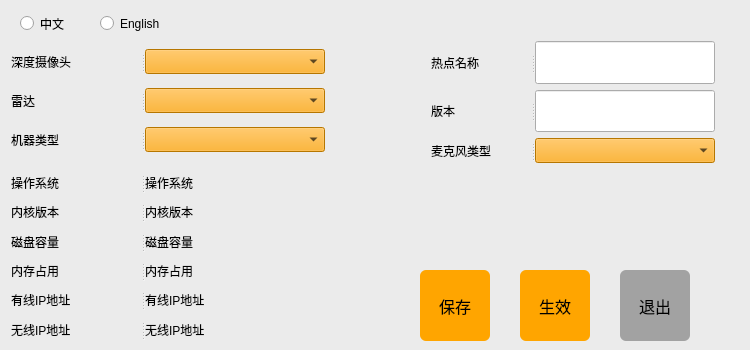
<?xml version="1.0" encoding="UTF-8"?>
<ui version="4.0">
 <class>Form</class>
 <widget class="QWidget" name="Form">
  <property name="geometry">
   <rect>
    <x>0</x>
    <y>0</y>
    <width>750</width>
    <height>350</height>
   </rect>
  </property>
  <property name="minimumSize">
   <size>
    <width>750</width>
    <height>350</height>
   </size>
  </property>
  <property name="maximumSize">
   <size>
    <width>750</width>
    <height>350</height>
   </size>
  </property>
  <property name="sizeIncrement">
   <size>
    <width>800</width>
    <height>650</height>
   </size>
  </property>
  <property name="windowTitle">
   <string>setup tool 1.0</string>
  </property>
  <widget class="QWidget" name="widget" native="true">
   <property name="geometry">
    <rect>
     <x>0</x>
     <y>0</y>
     <width>750</width>
     <height>700</height>
    </rect>
   </property>
   <property name="minimumSize">
    <size>
     <width>750</width>
     <height>700</height>
    </size>
   </property>
   <property name="maximumSize">
    <size>
     <width>750</width>
     <height>700</height>
    </size>
   </property>
   <property name="styleSheet">
    <string notr="true">QWidget#widget {
background-color: #EBEBEB;
}
</string>
   </property>
   <widget class="QPushButton" name="pushButton_apply">
    <property name="geometry">
     <rect>
      <x>520</x>
      <y>270</y>
      <width>70</width>
      <height>71</height>
     </rect>
    </property>
    <property name="font">
     <font>
      <pointsize>12</pointsize>
     </font>
    </property>
    <property name="styleSheet">
     <string notr="true">QPushButton{
background-color: #FFA500;
color:rgb(0, 0, 0)
}
QPushButton{border-radius:6px;}
QPushButton:pressed{
border:2px solid rgb(126, 188, 89);}</string>
    </property>
    <property name="text">
     <string>生效</string>
    </property>
   </widget>
   <widget class="QRadioButton" name="radioButton_zn">
    <property name="geometry">
     <rect>
      <x>20</x>
      <y>10</y>
      <width>61</width>
      <height>27</height>
     </rect>
    </property>
    <property name="text">
     <string>中文</string>
    </property>
   </widget>
   <widget class="QRadioButton" name="radioButton_en">
    <property name="geometry">
     <rect>
      <x>100</x>
      <y>10</y>
      <width>81</width>
      <height>27</height>
     </rect>
    </property>
    <property name="text">
     <string>English</string>
    </property>
   </widget>
   <widget class="QPushButton" name="pushButton_exit">
    <property name="geometry">
     <rect>
      <x>620</x>
      <y>270</y>
      <width>70</width>
      <height>71</height>
     </rect>
    </property>
    <property name="font">
     <font>
      <pointsize>12</pointsize>
     </font>
    </property>
    <property name="styleSheet">
     <string notr="true">QPushButton{
background-color: #A2A2A2;
color:rgb(0, 0, 0)
}
QPushButton{border-radius:6px;}
QPushButton:pressed{
border:2px solid rgb(126, 188, 89);}</string>
    </property>
    <property name="text">
     <string>退出</string>
    </property>
   </widget>
   <widget class="QWidget" name="layoutWidget">
    <property name="geometry">
     <rect>
      <x>11</x>
      <y>171</y>
      <width>508</width>
      <height>170</height>
     </rect>
    </property>
    <layout class="QVBoxLayout" name="verticalLayout_4">
     <item>
      <widget class="QSplitter" name="splitter_16">
       <property name="orientation">
        <enum>Qt::Horizontal</enum>
       </property>
       <widget class="QLabel" name="label_platform1">
        <property name="minimumSize">
         <size>
          <width>130</width>
          <height>0</height>
         </size>
        </property>
        <property name="maximumSize">
         <size>
          <width>130</width>
          <height>16777215</height>
         </size>
        </property>
        <property name="text">
         <string>操作系统</string>
        </property>
        <property name="alignment">
         <set>Qt::AlignLeading|Qt::AlignLeft|Qt::AlignVCenter</set>
        </property>
       </widget>
       <widget class="QLabel" name="label_platform">
        <property name="minimumSize">
         <size>
          <width>370</width>
          <height>0</height>
         </size>
        </property>
        <property name="maximumSize">
         <size>
          <width>370</width>
          <height>16777215</height>
         </size>
        </property>
        <property name="text">
         <string>操作系统</string>
        </property>
        <property name="alignment">
         <set>Qt::AlignLeading|Qt::AlignLeft|Qt::AlignVCenter</set>
        </property>
       </widget>
      </widget>
     </item>
     <item>
      <widget class="QSplitter" name="splitter_17">
       <property name="orientation">
        <enum>Qt::Horizontal</enum>
       </property>
       <widget class="QLabel" name="label_kernel1">
        <property name="minimumSize">
         <size>
          <width>130</width>
          <height>0</height>
         </size>
        </property>
        <property name="maximumSize">
         <size>
          <width>130</width>
          <height>16777215</height>
         </size>
        </property>
        <property name="text">
         <string>内核版本</string>
        </property>
        <property name="alignment">
         <set>Qt::AlignLeading|Qt::AlignLeft|Qt::AlignVCenter</set>
        </property>
       </widget>
       <widget class="QLabel" name="label_kernel">
        <property name="minimumSize">
         <size>
          <width>200</width>
          <height>0</height>
         </size>
        </property>
        <property name="maximumSize">
         <size>
          <width>16777215</width>
          <height>16777215</height>
         </size>
        </property>
        <property name="text">
         <string>内核版本</string>
        </property>
        <property name="alignment">
         <set>Qt::AlignLeading|Qt::AlignLeft|Qt::AlignVCenter</set>
        </property>
       </widget>
      </widget>
     </item>
     <item>
      <widget class="QSplitter" name="splitter_18">
       <property name="orientation">
        <enum>Qt::Horizontal</enum>
       </property>
       <widget class="QLabel" name="label_disk1">
        <property name="minimumSize">
         <size>
          <width>130</width>
          <height>0</height>
         </size>
        </property>
        <property name="maximumSize">
         <size>
          <width>130</width>
          <height>16777215</height>
         </size>
        </property>
        <property name="text">
         <string>磁盘容量</string>
        </property>
        <property name="alignment">
         <set>Qt::AlignLeading|Qt::AlignLeft|Qt::AlignVCenter</set>
        </property>
       </widget>
       <widget class="QLabel" name="label_disk">
        <property name="minimumSize">
         <size>
          <width>200</width>
          <height>0</height>
         </size>
        </property>
        <property name="maximumSize">
         <size>
          <width>16777215</width>
          <height>16777215</height>
         </size>
        </property>
        <property name="text">
         <string>磁盘容量</string>
        </property>
        <property name="alignment">
         <set>Qt::AlignLeading|Qt::AlignLeft|Qt::AlignVCenter</set>
        </property>
       </widget>
      </widget>
     </item>
     <item>
      <widget class="QSplitter" name="splitter_19">
       <property name="orientation">
        <enum>Qt::Horizontal</enum>
       </property>
       <widget class="QLabel" name="label_memory1">
        <property name="minimumSize">
         <size>
          <width>130</width>
          <height>0</height>
         </size>
        </property>
        <property name="maximumSize">
         <size>
          <width>130</width>
          <height>16777215</height>
         </size>
        </property>
        <property name="text">
         <string>内存占用</string>
        </property>
        <property name="alignment">
         <set>Qt::AlignLeading|Qt::AlignLeft|Qt::AlignVCenter</set>
        </property>
       </widget>
       <widget class="QLabel" name="label_memory">
        <property name="minimumSize">
         <size>
          <width>200</width>
          <height>0</height>
         </size>
        </property>
        <property name="maximumSize">
         <size>
          <width>16777215</width>
          <height>16777215</height>
         </size>
        </property>
        <property name="text">
         <string>内存占用</string>
        </property>
        <property name="alignment">
         <set>Qt::AlignLeading|Qt::AlignLeft|Qt::AlignVCenter</set>
        </property>
       </widget>
      </widget>
     </item>
     <item>
      <widget class="QSplitter" name="splitter_20">
       <property name="orientation">
        <enum>Qt::Horizontal</enum>
       </property>
       <widget class="QLabel" name="label_eth1">
        <property name="minimumSize">
         <size>
          <width>130</width>
          <height>0</height>
         </size>
        </property>
        <property name="maximumSize">
         <size>
          <width>130</width>
          <height>16777215</height>
         </size>
        </property>
        <property name="text">
         <string>有线IP地址</string>
        </property>
        <property name="alignment">
         <set>Qt::AlignLeading|Qt::AlignLeft|Qt::AlignVCenter</set>
        </property>
       </widget>
       <widget class="QLabel" name="label_eth">
        <property name="minimumSize">
         <size>
          <width>200</width>
          <height>0</height>
         </size>
        </property>
        <property name="maximumSize">
         <size>
          <width>16777215</width>
          <height>16777215</height>
         </size>
        </property>
        <property name="text">
         <string>有线IP地址</string>
        </property>
        <property name="alignment">
         <set>Qt::AlignLeading|Qt::AlignLeft|Qt::AlignVCenter</set>
        </property>
       </widget>
      </widget>
     </item>
     <item>
      <widget class="QSplitter" name="splitter_21">
       <property name="orientation">
        <enum>Qt::Horizontal</enum>
       </property>
       <widget class="QLabel" name="label_wlan1">
        <property name="minimumSize">
         <size>
          <width>130</width>
          <height>0</height>
         </size>
        </property>
        <property name="maximumSize">
         <size>
          <width>130</width>
          <height>16777215</height>
         </size>
        </property>
        <property name="text">
         <string>无线IP地址</string>
        </property>
        <property name="alignment">
         <set>Qt::AlignLeading|Qt::AlignLeft|Qt::AlignVCenter</set>
        </property>
       </widget>
       <widget class="QLabel" name="label_wlan">
        <property name="minimumSize">
         <size>
          <width>200</width>
          <height>0</height>
         </size>
        </property>
        <property name="maximumSize">
         <size>
          <width>16777215</width>
          <height>16777215</height>
         </size>
        </property>
        <property name="text">
         <string>无线IP地址</string>
        </property>
        <property name="alignment">
         <set>Qt::AlignLeading|Qt::AlignLeft|Qt::AlignVCenter</set>
        </property>
       </widget>
      </widget>
     </item>
    </layout>
   </widget>
   <widget class="QWidget" name="layoutWidget">
    <property name="geometry">
     <rect>
      <x>11</x>
      <y>41</y>
      <width>720</width>
      <height>122</height>
     </rect>
    </property>
    <layout class="QHBoxLayout" name="horizontalLayout">
     <item>
      <widget class="QSplitter" name="splitter_14">
       <property name="minimumSize">
        <size>
         <width>300</width>
         <height>0</height>
        </size>
       </property>
       <property name="maximumSize">
        <size>
         <width>16777215</width>
         <height>16777215</height>
        </size>
       </property>
       <property name="sizeIncrement">
        <size>
         <width>250</width>
         <height>0</height>
        </size>
       </property>
       <property name="orientation">
        <enum>Qt::Horizontal</enum>
       </property>
       <widget class="QWidget" name="layoutWidget">
        <layout class="QVBoxLayout" name="verticalLayout">
         <item>
          <widget class="QSplitter" name="splitter">
           <property name="orientation">
            <enum>Qt::Horizontal</enum>
           </property>
           <widget class="QLabel" name="label_depth_camera">
            <property name="minimumSize">
             <size>
              <width>130</width>
              <height>0</height>
             </size>
            </property>
            <property name="maximumSize">
             <size>
              <width>130</width>
              <height>16777215</height>
             </size>
            </property>
            <property name="text">
             <string>深度摄像头</string>
            </property>
            <property name="alignment">
             <set>Qt::AlignLeading|Qt::AlignLeft|Qt::AlignVCenter</set>
            </property>
           </widget>
           <widget class="QComboBox" name="comboBox_depth_camera">
            <property name="minimumSize">
             <size>
              <width>180</width>
              <height>0</height>
             </size>
            </property>
            <property name="maximumSize">
             <size>
              <width>180</width>
              <height>25</height>
             </size>
            </property>
            <property name="styleSheet">
             <string notr="true">background-color: #FFA500;
selection-background-color: #A66C00;
selection-color: rgb(0, 0, 0);</string>
            </property>
            <property name="editable">
             <bool>false</bool>
            </property>
           </widget>
          </widget>
         </item>
         <item>
          <widget class="QSplitter" name="splitter_2">
           <property name="orientation">
            <enum>Qt::Horizontal</enum>
           </property>
           <widget class="QLabel" name="label_lidar">
            <property name="minimumSize">
             <size>
              <width>130</width>
              <height>0</height>
             </size>
            </property>
            <property name="maximumSize">
             <size>
              <width>130</width>
              <height>16777215</height>
             </size>
            </property>
            <property name="text">
             <string>雷达</string>
            </property>
            <property name="alignment">
             <set>Qt::AlignLeading|Qt::AlignLeft|Qt::AlignVCenter</set>
            </property>
           </widget>
           <widget class="QComboBox" name="comboBox_lidar">
            <property name="minimumSize">
             <size>
              <width>180</width>
              <height>0</height>
             </size>
            </property>
            <property name="maximumSize">
             <size>
              <width>180</width>
              <height>25</height>
             </size>
            </property>
            <property name="styleSheet">
             <string notr="true">background-color: #FFA500;
selection-background-color: #A66C00;
selection-color: rgb(0, 0, 0);</string>
            </property>
           </widget>
          </widget>
         </item>
         <item>
          <widget class="QSplitter" name="splitter_7">
           <property name="orientation">
            <enum>Qt::Horizontal</enum>
           </property>
           <widget class="QSplitter" name="splitter_3">
            <property name="orientation">
             <enum>Qt::Horizontal</enum>
            </property>
            <widget class="QLabel" name="label_machine">
             <property name="minimumSize">
              <size>
               <width>130</width>
               <height>0</height>
              </size>
             </property>
             <property name="maximumSize">
              <size>
               <width>130</width>
               <height>16777215</height>
              </size>
             </property>
             <property name="text">
              <string>机器类型</string>
             </property>
             <property name="alignment">
              <set>Qt::AlignLeading|Qt::AlignLeft|Qt::AlignVCenter</set>
             </property>
            </widget>
            <widget class="QComboBox" name="comboBox_machine">
             <property name="minimumSize">
              <size>
               <width>180</width>
               <height>0</height>
              </size>
             </property>
             <property name="maximumSize">
              <size>
               <width>180</width>
               <height>25</height>
              </size>
             </property>
             <property name="styleSheet">
              <string notr="true">background-color: #FFA500;
selection-background-color: #A66C00;
selection-color: rgb(0, 0, 0);</string>
             </property>
            </widget>
           </widget>
          </widget>
         </item>
        </layout>
       </widget>
      </widget>
     </item>
     <item>
      <spacer name="horizontalSpacer">
       <property name="orientation">
        <enum>Qt::Horizontal</enum>
       </property>
       <property name="sizeHint" stdset="0">
        <size>
         <width>100</width>
         <height>20</height>
        </size>
       </property>
      </spacer>
     </item>
     <item>
      <widget class="QSplitter" name="splitter_12">
       <property name="minimumSize">
        <size>
         <width>300</width>
         <height>0</height>
        </size>
       </property>
       <property name="maximumSize">
        <size>
         <width>16777215</width>
         <height>16777215</height>
        </size>
       </property>
       <property name="orientation">
        <enum>Qt::Horizontal</enum>
       </property>
       <widget class="QSplitter" name="splitter_11">
        <property name="minimumSize">
         <size>
          <width>180</width>
          <height>0</height>
         </size>
        </property>
        <property name="maximumSize">
         <size>
          <width>16777215</width>
          <height>16777215</height>
         </size>
        </property>
        <property name="sizeIncrement">
         <size>
          <width>200</width>
          <height>0</height>
         </size>
        </property>
        <property name="orientation">
         <enum>Qt::Horizontal</enum>
        </property>
        <widget class="QWidget" name="layoutWidget">
         <layout class="QVBoxLayout" name="verticalLayout_2">
          <item>
           <widget class="QSplitter" name="splitter_4">
            <property name="orientation">
             <enum>Qt::Horizontal</enum>
            </property>
            <widget class="QLabel" name="label_wifi">
             <property name="minimumSize">
              <size>
               <width>100</width>
               <height>0</height>
              </size>
             </property>
             <property name="maximumSize">
              <size>
               <width>100</width>
               <height>16777215</height>
              </size>
             </property>
             <property name="text">
              <string>热点名称</string>
             </property>
             <property name="alignment">
              <set>Qt::AlignLeading|Qt::AlignLeft|Qt::AlignVCenter</set>
             </property>
            </widget>
            <widget class="QLineEdit" name="lineEdit_wifi">
             <property name="minimumSize">
              <size>
               <width>180</width>
               <height>0</height>
              </size>
             </property>
             <property name="maximumSize">
              <size>
               <width>180</width>
               <height>16777215</height>
              </size>
             </property>
            </widget>
           </widget>
          </item>
          <item>
           <widget class="QSplitter" name="splitter_5">
            <property name="orientation">
             <enum>Qt::Horizontal</enum>
            </property>
            <widget class="QSplitter" name="splitter_9">
             <property name="orientation">
              <enum>Qt::Horizontal</enum>
             </property>
             <widget class="QLabel" name="label_version">
              <property name="minimumSize">
               <size>
                <width>100</width>
                <height>0</height>
               </size>
              </property>
              <property name="maximumSize">
               <size>
                <width>100</width>
                <height>16777215</height>
               </size>
              </property>
              <property name="text">
               <string>版本</string>
              </property>
              <property name="alignment">
               <set>Qt::AlignLeading|Qt::AlignLeft|Qt::AlignVCenter</set>
              </property>
             </widget>
             <widget class="QLineEdit" name="lineEdit_version">
              <property name="minimumSize">
               <size>
                <width>180</width>
                <height>0</height>
               </size>
              </property>
              <property name="maximumSize">
               <size>
                <width>180</width>
                <height>16777215</height>
               </size>
              </property>
             </widget>
            </widget>
           </widget>
          </item>
          <item>
           <widget class="QSplitter" name="splitter_8">
            <property name="orientation">
             <enum>Qt::Horizontal</enum>
            </property>
            <widget class="QLabel" name="label_mic">
             <property name="minimumSize">
              <size>
               <width>100</width>
               <height>0</height>
              </size>
             </property>
             <property name="maximumSize">
              <size>
               <width>100</width>
               <height>16777215</height>
              </size>
             </property>
             <property name="text">
              <string>麦克风类型</string>
             </property>
             <property name="alignment">
              <set>Qt::AlignLeading|Qt::AlignLeft|Qt::AlignVCenter</set>
             </property>
            </widget>
            <widget class="QComboBox" name="comboBox_mic">
             <property name="minimumSize">
              <size>
               <width>180</width>
               <height>25</height>
              </size>
             </property>
             <property name="maximumSize">
              <size>
               <width>180</width>
               <height>25</height>
              </size>
             </property>
             <property name="styleSheet">
              <string notr="true">background-color: #FFA500;
selection-background-color: #A66C00;
selection-color: rgb(0, 0, 0);</string>
             </property>
            </widget>
           </widget>
          </item>
         </layout>
        </widget>
       </widget>
      </widget>
     </item>
    </layout>
   </widget>
   <widget class="QPushButton" name="pushButton_save">
    <property name="geometry">
     <rect>
      <x>420</x>
      <y>270</y>
      <width>70</width>
      <height>71</height>
     </rect>
    </property>
    <property name="font">
     <font>
      <pointsize>12</pointsize>
     </font>
    </property>
    <property name="styleSheet">
     <string notr="true">QPushButton{
background-color: #FFA500;
color:rgb(0, 0, 0)
}
QPushButton{border-radius:6px;}
QPushButton:pressed{
border:2px solid rgb(126, 188, 89);}</string>
    </property>
    <property name="text">
     <string>保存</string>
    </property>
   </widget>
  </widget>
 </widget>
 <resources/>
 <connections/>
</ui>
